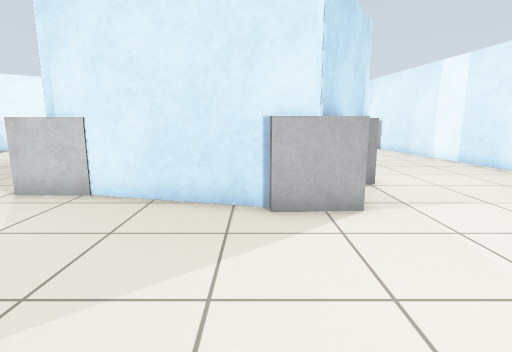
view 1 (above)

18 first-person views from a walk through a robot-simulator world made for Gazebo. The camera is 0.94 m above the floor, tilts 10° down and sees 80° across. The floor is counted in squares, 0.5 m on a side. Each view is taken from the middle of a square. On the plan, view 1 faces up. The plan holds only what a view shows up to about 16 squares ahead; the rest is blank. Simple shapes stand in for some stock models. Surface patterns are stand-ins for the level's own textures.

view 2
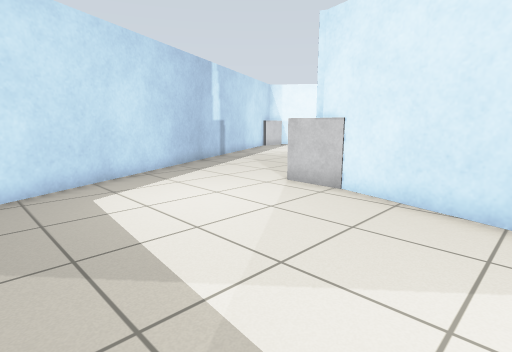

view 3
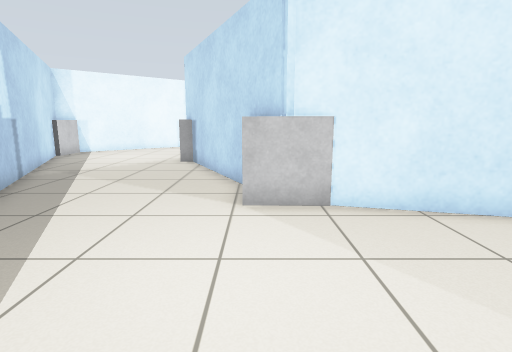

view 4
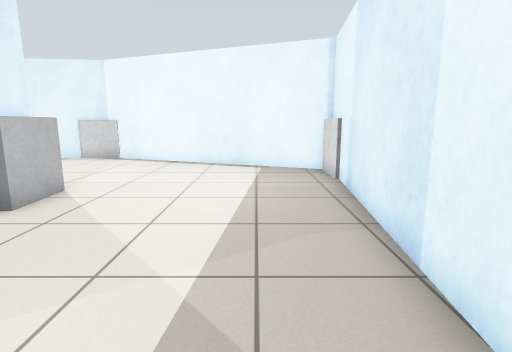

view 5
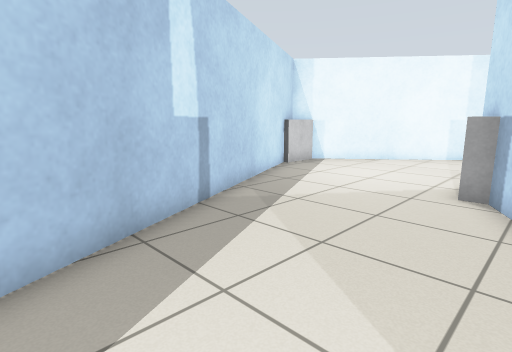

view 6
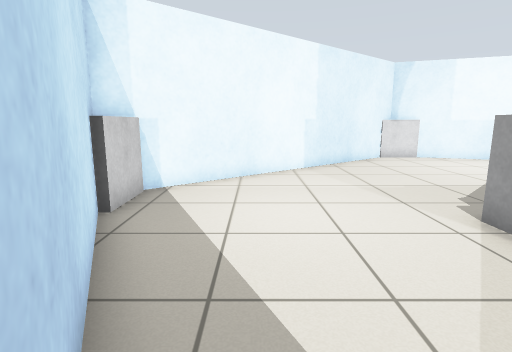

view 7
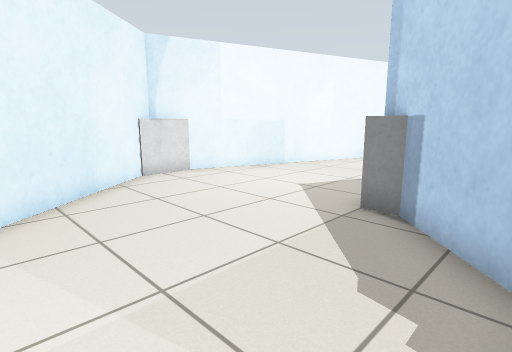

view 8
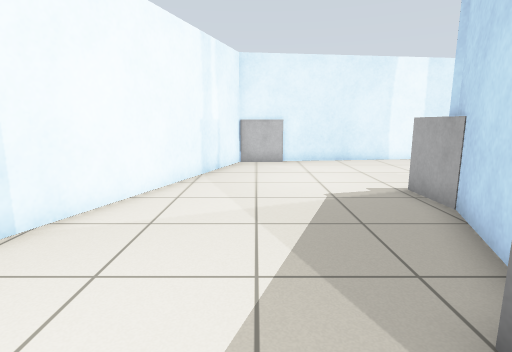

view 9
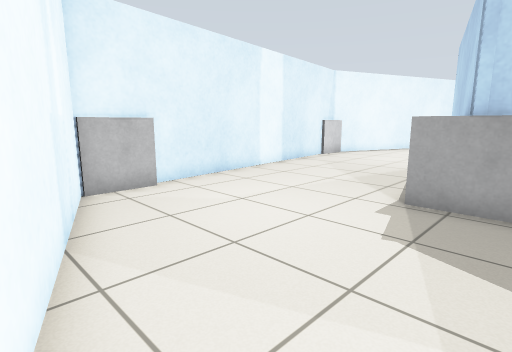

view 10
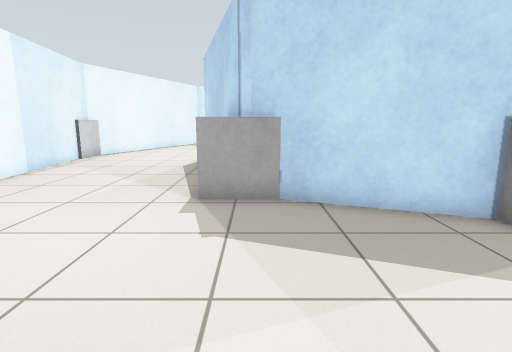

view 11
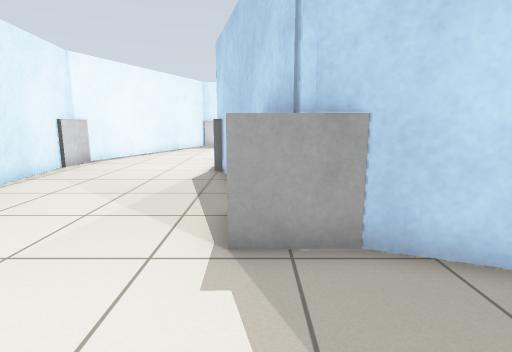

view 12
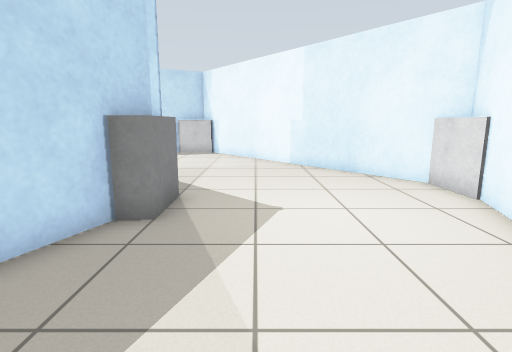

view 13
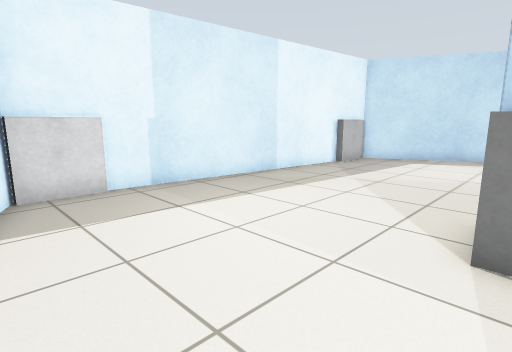

view 14
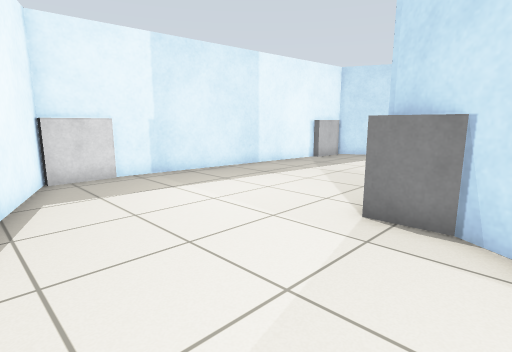

view 15
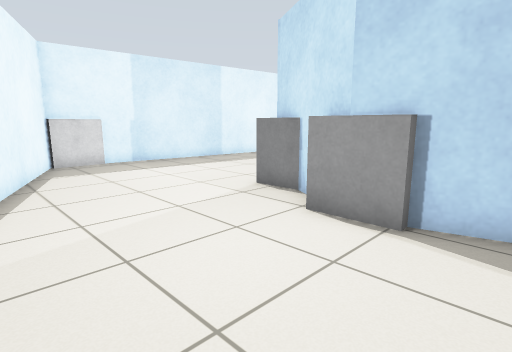

view 16
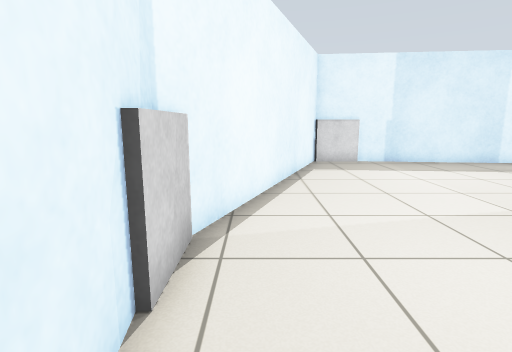

view 17
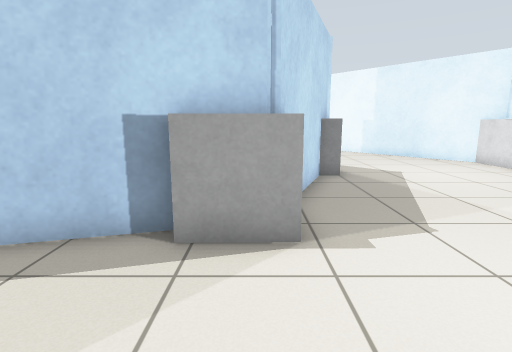

view 18
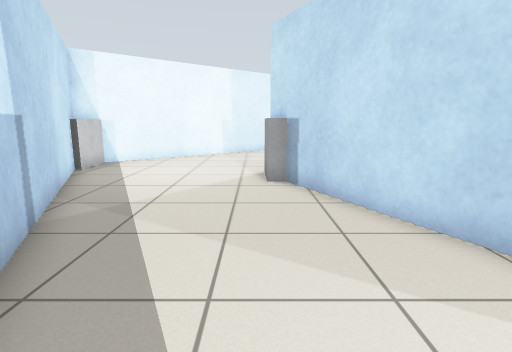

### Floor plan
Key: @ floor where view 1 was taken; # wall or solid block; . floor; M marker.
Columns run from 18 left of view 1 to 10 right of it. Each row starts with its distance up from view 1.
 29            MM#
 28          ##...###
 27         ##.......###
 26        ##...........###
 25       #................###
 24     ##....................##
 23    ##......................M
 22   ##.......................M
 21  #...........#M............#
 20 MM..........#MM#...........#
 19 MM.........#M   ###........#
 18  #........##      MMM.......#
 17  #.......MM        MM.......#
 16  ##......MM         #.......#
 15   #......##         #.......#
 14   #.......#         #.......#
 13    #......##        ##......#
 12    #.......#         #......#
 11     #......##        M......#
 10     #.......#        M......#
  9      #......M       M#......M
  8      #......MM###   M.......#
  7       #.........###MM.......#
  6       #............M.......##
  5       ##...................#
  4        #...................#
  3        ##.................#
  2         #.................#
  1         ##...............##
  0          #........@......#
 -1          #MM#####........#
 -2                  ######M##

Positions as (right, up) in squares from view 1, and headings:
1: (0, 0), facing up
2: (0, 0), facing up-left
3: (-6, 1), facing up
4: (-6, 1), facing right
5: (-8, 7), facing up-left
6: (-14, 12), facing up
7: (-12, 18), facing up-right
8: (-6, 23), facing right
9: (0, 26), facing down-right
10: (1, 26), facing down
11: (2, 23), facing down
12: (2, 23), facing left
13: (7, 7), facing down-left
14: (8, 9), facing down-left
15: (9, 13), facing down-left
16: (9, 13), facing down
17: (7, 18), facing left
18: (-10, 6), facing up
